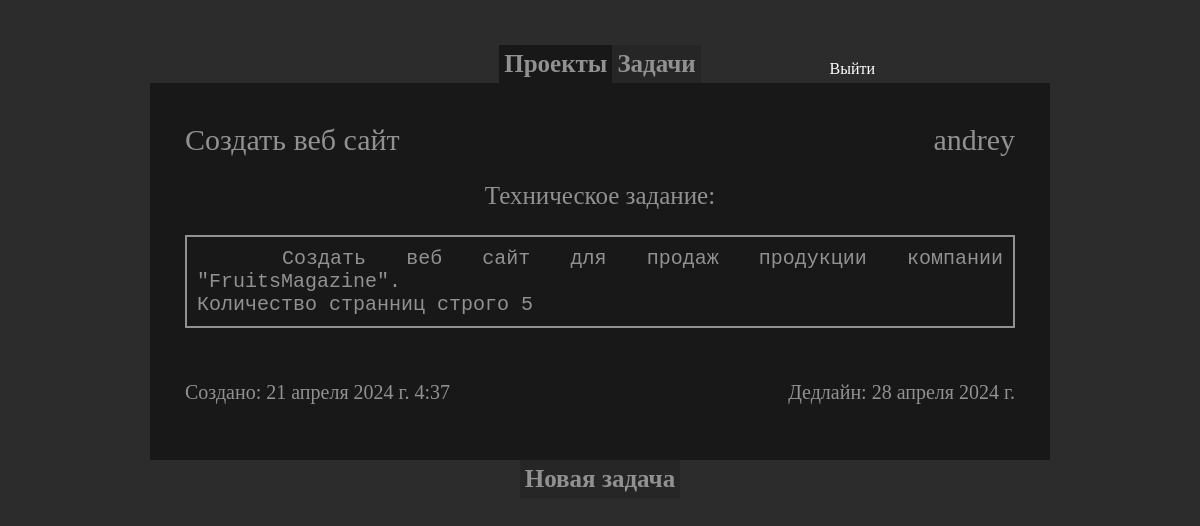
Page /job/project/1 (signed in) on the committed database.
### project/models.py (models this page shows, shortened)
class Project(models.Model):
	author_project = models.ForeignKey(User, on_delete=models.CASCADE, verbose_name='Создатель', related_name='author_project')
	performer_project = models.ForeignKey(User, on_delete=models.CASCADE, verbose_name='Исполнитель', related_name='performer_project')
	title_project = models.CharField('Название', max_length=50)
	specification_project = models.TextField('ТЗ')
	deadline_project = models.DateField('Дедлайн')
	file_project = models.FileField('Документ', null=True, blank=True, upload_to='file/project/')
	date_project = models.DateTimeField('Дата создания', auto_now_add=True)
	class Meta:
		verbose_name = 'Проект'
		verbose_name_plural = 'Проекты'

### project/views.py (the view, shortened to what this page needs)
# urls.py: path('project/<int:pk>', views.details_project, name='details_project'),
@login_required
def details_project(request, pk):
	project = get_object_or_404(Project, pk=pk)
	error = ''
	data = {
		'taskForm' : TaskForm(),
		'project' : project,
		'error' : error
	}
	return render(request, 'project/details_project.html', data)

### project/templates/project/details_project.html (shortened to what this page needs)
{% extends 'project/main.html' %}
{% block tab %}
	<div class="tab">
		<a href="{% url 'project' %}" class="tabs-btn active"  type="button" id="a-project">Проекты</a>
		<a href="{% url 'task_list' pk=project.id %}" class="tabs-btn" type="button" id="a-task">Задачи</a>
	</div>
{% endblock %}
{% block content %}
	<div class="details">
		<div class="details-header">
			<h1 class="create-title">{{ project.title_project }}</h1>
			<h1 class="create-title">{{ project.author_project.username }}</h1>
		</div>
		<p class="details-tz">Техническое задание: </p> <pre class="details-tz-text">{{ project.specification_project }}</pre><br/>
		<div class="details-header">
			<p class="details_date">Создано: {{ project.date_project }}</p>
			<p class="details_date">Дедлайн: {{ project.deadline_project }}</p>
		</div>
	</div>
{% endblock %}
{% block footertab %}
	<div class="tab">
		<a href="#" onclick="details_project()" class="tabs-btn"  type="button" id="details-project">Новая задача</a>
	</div>
{% endblock %}

### main/static/main/css/main.css (style rules this page uses)
body { background: #2c2c2c; color: #939090; }
.tab { display: flex; justify-content: center; row-gap: 10px; }
.tabs-btn { font-weight: 700; font-size: 25px; text-align: center; background-color: #272626; padding: 5px; color: #939090; }
.tabs-btn.active { background-color: #181818; }
.create-title { font-size: 30px; text-align: center; }
.details { margin: 20px; font-size: 25px; }
.details-header { width: 100%; display: flex; margin-top: 25px; justify-content: space-between; }
.details-tz { margin-top: 25px; text-align: center; }
.details-tz-text { font-size: 20px; margin-top: 25px; text-wrap: wrap; text-indent: 85px; width: 830px; text-align: justify; padding: 10px; border: 2px solid #939090; }
.details_date { font-size: 20px; }

### rows in the picture
Project: title_project "Создать веб сайт", author_project.username "andrey", specification_project "Создать веб сайт для продаж продукции компании \"FruitsMagazine\". Количество странниц строго 5", date_project "21 апреля 2024 г. 4:37", deadline_project "28 апреля 2024 г."
